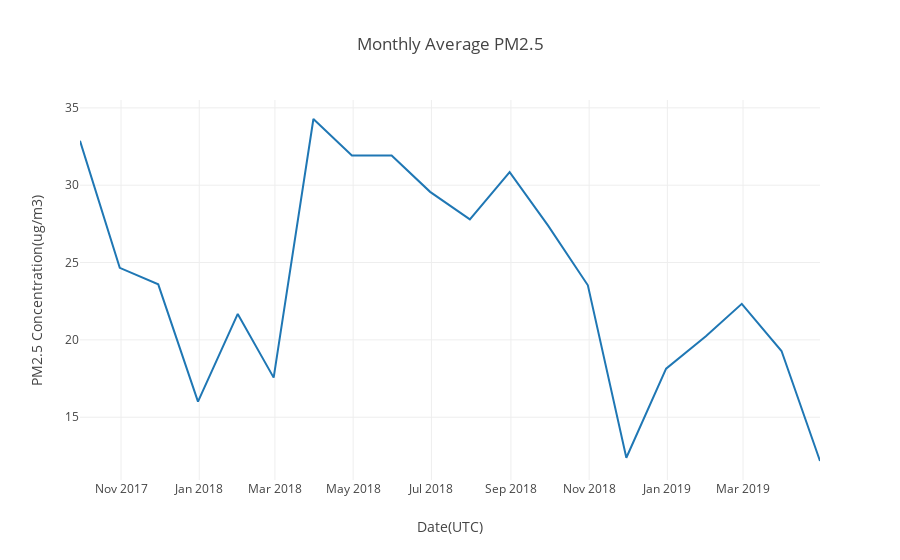

The notebook cell this image was saved under:
### Code cell
monthly_pm25_trend = go.Scatter(x=monthly_average_airquality_data_concentrations.index,
                         y = monthly_average_airquality_data_concentrations['PM2.5(Ug/m3)'].values,
                         #mode='lines+markers',
                        #marker = dict(color=list(map(SetColor, average_monthly_pm25)), size = 17),
                 ) 

layout = go.Layout(title='Monthly Average PM2.5 ', xaxis=dict(title='Date(UTC)'),
                   yaxis=dict(title='PM2.5 Concentration(ug/m3)'))

fig = go.Figure(data=[monthly_pm25_trend], layout=layout)
iplot(fig)
pio.write_image(fig, os.path.join(filepath , 'monthly_average_pm25_concentration_trend.png'))

### Figure 1 — Plotly figure (JSON) as saved in the notebook; plotly's stock layout.template omitted (floating-point values rounded to 4 significant figures)
{"data": [{"type": "scatter", "uid": "f4278267-bb96-4b12-8dee-783e37dddf71", "x": ["2017-09-30", "2017-10-31", "2017-11-30", "2017-12-31", "2018-01-31", "2018-02-28", "2018-03-31", "2018-04-30", "2018-05-31", "2018-06-30", "2018-07-31", "2018-08-31", "2018-09-30", "2018-10-31", "2018-11-30", "2018-12-31", "2019-01-31", "2019-02-28", "2019-03-31", "2019-04-30"], "y": [32.87, 24.66, 23.59, 16.01, 21.68, 17.56, 34.28, 31.93, 31.93, 29.57, 27.79, 30.84, 27.39, 23.53, 12.38, 18.14, 20.23, 22.33, 19.28, 12.17]}], "layout": {"title": {"text": "Monthly Average PM2.5 "}, "xaxis": {"title": {"text": "Date(UTC)"}}, "yaxis": {"title": {"text": "PM2.5 Concentration(ug/m3)"}}}}
